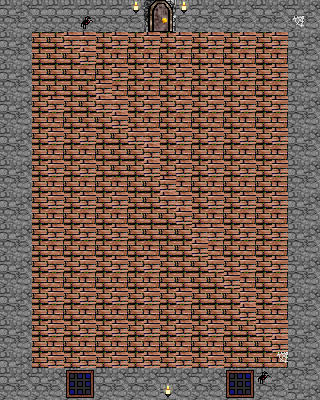

The image is a tile-based game level rendered from a .tmx file. Its description and complete source (layers, tilesets, objects, tile grids) follow:
An orthogonal 20x25 tile map with 16x16 px tiles, 2 tile layers (Tile Layer 1, Tile Layer 2) and 6 objects.

<map version="1.9" tiledversion="1.9.2" orientation="orthogonal" renderorder="right-down" width="20" height="25" tilewidth="16" tileheight="16" infinite="0" nextlayerid="5" nextobjectid="7">
 <editorsettings>
  <export target="../prisonCell2.lua" format="lua" />
 </editorsettings>
 <tileset firstgid="1" name="Map_Tileset_06" tilewidth="16" tileheight="16" tilecount="256" columns="16">
  <image source="../../graphics/Map_Tileset_06.png" width="256" height="256" />
 </tileset>
 <layer id="1" name="Tile Layer 1" width="20" height="25">
  <data encoding="csv">
33,34,33,33,33,33,33,33,41,37,38,41,33,34,33,34,33,34,33,34,
49,50,49,49,49,57,49,49,50,53,54,50,49,50,49,50,49,50,49,50,
33,34,3,3,4,4,3,4,3,4,3,4,3,4,3,4,3,4,33,34,
49,50,19,3,3,4,19,20,19,20,19,20,19,20,19,20,19,20,49,50,
33,34,19,19,19,20,3,4,3,4,3,4,3,4,3,4,3,4,33,34,
49,50,19,19,3,3,4,20,19,20,19,20,19,20,19,20,19,20,49,50,
33,34,3,4,19,3,4,4,3,4,3,4,3,4,3,4,3,4,33,34,
49,50,19,20,19,19,3,4,19,20,19,20,19,20,19,20,19,20,49,50,
33,34,3,4,3,4,3,3,4,4,3,4,3,4,3,4,3,4,33,34,
49,50,19,20,19,20,19,3,3,4,19,20,19,20,19,20,19,20,49,50,
33,34,3,4,3,4,3,19,3,4,3,4,3,4,3,4,3,4,33,34,
49,50,19,20,19,20,19,20,3,3,4,20,19,20,19,20,19,20,49,50,
33,34,3,4,3,4,3,4,19,3,4,4,3,4,3,4,3,4,33,34,
49,0,19,20,19,20,19,20,19,3,3,4,19,20,19,20,19,20,0,50,
33,34,3,4,3,4,3,4,3,19,3,3,4,4,3,4,3,4,33,34,
49,50,19,20,19,20,19,20,19,20,19,3,4,20,19,20,19,20,49,50,
33,34,3,4,3,4,3,4,3,4,3,3,3,4,3,4,3,4,33,34,
49,50,19,20,19,20,19,20,19,20,19,19,3,3,4,20,19,20,49,50,
33,34,3,4,3,4,3,4,3,4,3,4,19,3,3,4,3,4,33,34,
49,50,19,20,19,20,19,20,19,20,19,20,19,19,3,4,19,20,49,50,
33,34,3,4,3,4,3,4,3,4,3,4,3,4,3,3,4,4,33,34,
49,50,19,20,19,20,19,20,19,20,19,20,19,20,19,3,3,4,49,50,
33,34,3,4,3,4,3,4,3,4,3,4,3,4,3,19,19,20,33,34,
33,34,33,34,43,44,33,34,33,34,33,34,33,34,43,44,33,34,49,50,
49,50,49,50,59,60,49,50,49,50,41,50,49,50,59,60,49,50,33,34
</data>
 </layer>
 <objectgroup id="4" name="GameObjects" opacity="0">
  <object id="6" x="144" y="0" width="32" height="32" />
 </objectgroup>
 <objectgroup id="3" name="Walls" opacity="0">
  <object id="1" x="0" y="0" width="144" height="32" />
  <object id="2" x="176" y="0" width="144" height="32" />
  <object id="3" x="288" y="32" width="32" height="368" />
  <object id="4" x="32" y="368" width="256" height="32" />
  <object id="5" x="0" y="32" width="32" height="368" />
 </objectgroup>
 <layer id="2" name="Tile Layer 2" width="20" height="25">
  <data encoding="csv">
0,0,0,0,0,0,0,0,0,0,0,0,0,0,0,0,0,0,0,0,
0,0,0,0,0,0,0,0,0,0,0,0,0,0,0,0,0,0,69,0,
0,0,0,0,0,0,0,0,0,0,0,0,0,0,0,0,0,0,0,0,
0,0,0,0,0,0,0,0,0,0,0,0,0,0,0,0,0,0,0,0,
0,0,0,0,0,0,0,0,0,0,0,0,0,0,0,0,0,0,0,0,
0,0,0,0,0,0,0,0,0,0,0,0,0,0,0,0,0,0,0,0,
0,0,0,0,0,0,0,0,0,0,0,0,0,0,0,0,0,0,0,0,
0,0,0,0,0,0,0,0,0,0,0,0,0,0,0,0,0,0,0,0,
0,0,0,0,0,0,0,0,0,0,0,0,0,0,0,0,0,0,0,0,
0,0,0,0,0,0,0,0,0,0,0,0,0,0,0,0,0,0,0,0,
0,0,0,0,0,0,0,0,0,0,0,0,0,0,0,0,0,0,0,0,
0,0,0,0,0,0,0,0,0,0,0,0,0,0,0,0,0,0,0,0,
33,34,0,0,0,0,0,0,0,0,0,0,0,0,0,0,0,0,33,34,
49,50,0,0,0,0,0,0,0,0,0,0,0,0,0,0,0,0,49,50,
0,0,0,0,0,0,0,0,0,0,0,0,0,0,0,0,0,0,0,0,
0,0,0,0,0,0,0,0,0,0,0,0,0,0,0,0,0,0,0,0,
0,0,0,0,0,0,0,0,0,0,0,0,0,0,0,0,0,0,0,0,
0,0,0,0,0,0,0,0,0,0,0,0,0,0,0,0,0,0,0,0,
0,0,0,0,0,0,0,0,0,0,0,0,0,0,0,0,0,0,0,0,
0,0,0,0,0,0,0,0,0,0,0,0,0,0,0,0,0,0,0,0,
0,0,0,0,0,0,0,0,0,0,0,0,0,0,0,0,0,0,0,0,
0,0,0,0,0,0,0,0,0,0,0,0,0,0,0,0,0,0,0,0,
0,0,0,0,0,0,0,0,0,0,0,0,0,0,0,0,0,69,0,0,
0,0,0,0,0,0,0,0,0,0,0,0,0,0,0,0,66,0,0,0,
0,0,0,0,0,0,0,0,0,0,0,0,0,0,0,0,0,0,0,0
</data>
 </layer>
</map>